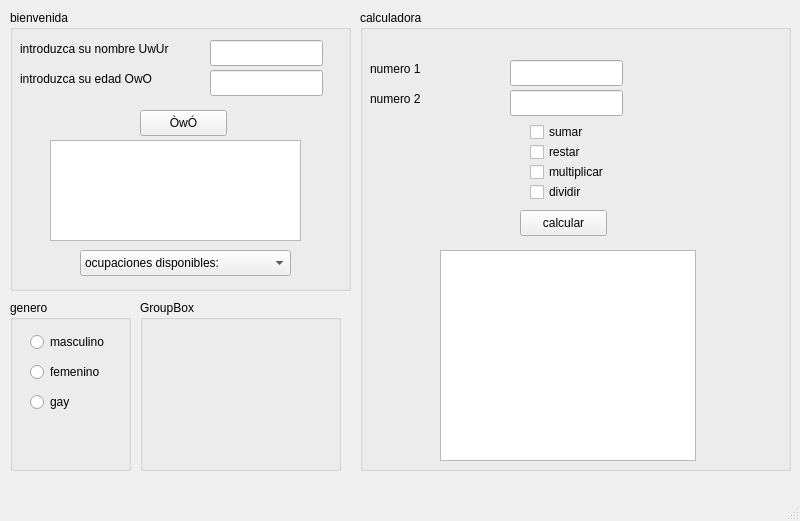
<?xml version="1.0" encoding="UTF-8"?>
<ui version="4.0">
 <class>MainWindow</class>
 <widget class="QMainWindow" name="MainWindow">
  <property name="geometry">
   <rect>
    <x>0</x>
    <y>0</y>
    <width>800</width>
    <height>521</height>
   </rect>
  </property>
  <property name="windowTitle">
   <string>bienvenido UwU</string>
  </property>
  <widget class="QWidget" name="centralwidget">
   <widget class="QGroupBox" name="groupBox">
    <property name="geometry">
     <rect>
      <x>10</x>
      <y>10</y>
      <width>341</width>
      <height>281</height>
     </rect>
    </property>
    <property name="title">
     <string>bienvenida</string>
    </property>
    <widget class="QPushButton" name="bienvenir">
     <property name="geometry">
      <rect>
       <x>130</x>
       <y>100</y>
       <width>87</width>
       <height>26</height>
      </rect>
     </property>
     <property name="text">
      <string>ÒwÓ</string>
     </property>
    </widget>
    <widget class="QLabel" name="label">
     <property name="geometry">
      <rect>
       <x>10</x>
       <y>30</y>
       <width>331</width>
       <height>18</height>
      </rect>
     </property>
     <property name="text">
      <string>introduzca su nombre UwUr</string>
     </property>
    </widget>
    <widget class="QLineEdit" name="name">
     <property name="geometry">
      <rect>
       <x>200</x>
       <y>30</y>
       <width>113</width>
       <height>26</height>
      </rect>
     </property>
    </widget>
    <widget class="QLabel" name="label_2">
     <property name="geometry">
      <rect>
       <x>10</x>
       <y>60</y>
       <width>291</width>
       <height>18</height>
      </rect>
     </property>
     <property name="text">
      <string>introduzca su edad OwO</string>
     </property>
    </widget>
    <widget class="QLineEdit" name="age">
     <property name="geometry">
      <rect>
       <x>200</x>
       <y>60</y>
       <width>113</width>
       <height>26</height>
      </rect>
     </property>
    </widget>
    <widget class="QListWidget" name="list_bienvenida">
     <property name="geometry">
      <rect>
       <x>40</x>
       <y>130</y>
       <width>251</width>
       <height>101</height>
      </rect>
     </property>
    </widget>
    <widget class="QComboBox" name="comboBox_ocupacion">
     <property name="geometry">
      <rect>
       <x>70</x>
       <y>240</y>
       <width>211</width>
       <height>26</height>
      </rect>
     </property>
     <item>
      <property name="text">
       <string>ocupaciones disponibles:</string>
      </property>
     </item>
     <item>
      <property name="text">
       <string>ching cheng chua chuo chichecho </string>
      </property>
     </item>
     <item>
      <property name="text">
       <string>presidente</string>
      </property>
     </item>
     <item>
      <property name="text">
       <string>repartidor de pizzas</string>
      </property>
     </item>
     <item>
      <property name="text">
       <string>estudiante</string>
      </property>
     </item>
     <item>
      <property name="text">
       <string>maestro</string>
      </property>
     </item>
     <item>
      <property name="text">
       <string>albañil</string>
      </property>
     </item>
     <item>
      <property name="text">
       <string>cientifico</string>
      </property>
     </item>
     <item>
      <property name="text">
       <string>vendedor de frutas</string>
      </property>
     </item>
     <item>
      <property name="text">
       <string>bombero</string>
      </property>
     </item>
     <item>
      <property name="text">
       <string>policia</string>
      </property>
     </item>
     <item>
      <property name="text">
       <string>doctor</string>
      </property>
     </item>
     <item>
      <property name="text">
       <string>astronauta</string>
      </property>
     </item>
     <item>
      <property name="text">
       <string>tortillero</string>
      </property>
     </item>
     <item>
      <property name="text">
       <string>pollero</string>
      </property>
     </item>
     <item>
      <property name="text">
       <string>nini</string>
      </property>
     </item>
    </widget>
   </widget>
   <widget class="QGroupBox" name="groupBox_2">
    <property name="geometry">
     <rect>
      <x>360</x>
      <y>10</y>
      <width>431</width>
      <height>461</height>
     </rect>
    </property>
    <property name="title">
     <string>calculadora</string>
    </property>
    <widget class="QLabel" name="label_3">
     <property name="geometry">
      <rect>
       <x>10</x>
       <y>50</y>
       <width>66</width>
       <height>18</height>
      </rect>
     </property>
     <property name="text">
      <string>numero 1</string>
     </property>
    </widget>
    <widget class="QLabel" name="label_4">
     <property name="geometry">
      <rect>
       <x>10</x>
       <y>80</y>
       <width>66</width>
       <height>18</height>
      </rect>
     </property>
     <property name="text">
      <string>numero 2</string>
     </property>
    </widget>
    <widget class="QLineEdit" name="numero1">
     <property name="geometry">
      <rect>
       <x>150</x>
       <y>50</y>
       <width>113</width>
       <height>26</height>
      </rect>
     </property>
    </widget>
    <widget class="QLineEdit" name="numero2">
     <property name="geometry">
      <rect>
       <x>150</x>
       <y>80</y>
       <width>113</width>
       <height>26</height>
      </rect>
     </property>
    </widget>
    <widget class="QListWidget" name="list_sumar">
     <property name="geometry">
      <rect>
       <x>80</x>
       <y>240</y>
       <width>256</width>
       <height>211</height>
      </rect>
     </property>
    </widget>
    <widget class="QCheckBox" name="checkBox_sumar">
     <property name="geometry">
      <rect>
       <x>170</x>
       <y>110</y>
       <width>92</width>
       <height>24</height>
      </rect>
     </property>
     <property name="text">
      <string>sumar</string>
     </property>
    </widget>
    <widget class="QCheckBox" name="checkBox_restar">
     <property name="geometry">
      <rect>
       <x>170</x>
       <y>130</y>
       <width>92</width>
       <height>24</height>
      </rect>
     </property>
     <property name="text">
      <string>restar</string>
     </property>
    </widget>
    <widget class="QPushButton" name="calcular">
     <property name="geometry">
      <rect>
       <x>160</x>
       <y>200</y>
       <width>87</width>
       <height>26</height>
      </rect>
     </property>
     <property name="text">
      <string>calcular</string>
     </property>
    </widget>
    <widget class="QCheckBox" name="checkbox_multiplicar">
     <property name="geometry">
      <rect>
       <x>170</x>
       <y>150</y>
       <width>92</width>
       <height>24</height>
      </rect>
     </property>
     <property name="text">
      <string>multiplicar</string>
     </property>
    </widget>
    <widget class="QCheckBox" name="checkbox_dividir">
     <property name="geometry">
      <rect>
       <x>170</x>
       <y>170</y>
       <width>92</width>
       <height>24</height>
      </rect>
     </property>
     <property name="text">
      <string>dividir</string>
     </property>
    </widget>
   </widget>
   <widget class="QGroupBox" name="groupBox_3">
    <property name="geometry">
     <rect>
      <x>10</x>
      <y>300</y>
      <width>121</width>
      <height>171</height>
     </rect>
    </property>
    <property name="title">
     <string>genero</string>
    </property>
    <widget class="QRadioButton" name="radiomasculinio">
     <property name="geometry">
      <rect>
       <x>20</x>
       <y>30</y>
       <width>109</width>
       <height>24</height>
      </rect>
     </property>
     <property name="text">
      <string>masculino</string>
     </property>
    </widget>
    <widget class="QRadioButton" name="radiofemeninio">
     <property name="geometry">
      <rect>
       <x>20</x>
       <y>60</y>
       <width>109</width>
       <height>24</height>
      </rect>
     </property>
     <property name="text">
      <string>femenino</string>
     </property>
    </widget>
    <widget class="QRadioButton" name="radiogay">
     <property name="geometry">
      <rect>
       <x>20</x>
       <y>90</y>
       <width>109</width>
       <height>24</height>
      </rect>
     </property>
     <property name="text">
      <string>gay</string>
     </property>
    </widget>
   </widget>
   <widget class="QGroupBox" name="groupBox_4">
    <property name="geometry">
     <rect>
      <x>140</x>
      <y>300</y>
      <width>201</width>
      <height>171</height>
     </rect>
    </property>
    <property name="title">
     <string>GroupBox</string>
    </property>
   </widget>
  </widget>
  <widget class="QMenuBar" name="menubar">
   <property name="geometry">
    <rect>
     <x>0</x>
     <y>0</y>
     <width>800</width>
     <height>23</height>
    </rect>
   </property>
  </widget>
  <widget class="QStatusBar" name="statusbar"/>
 </widget>
 <resources/>
 <connections/>
</ui>
